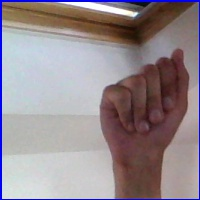
#> input picture CPS843/hand.jpg, 200 x 200 px
$ python test.py
#> lines starting #> are read from the running program, lines starting #| are printed output that depends on the picture; after the words box and inside, x2 and y2 are one past the last pixel; in counts of white or black regions, pixels touching at a corner belong together
import cv2
import numpy as np
import matplotlib.pyplot as plt

# Load the image
image = cv2.imread('hand.jpg')  # Make sure the path to the image is correct
#> image is the input picture: shape (200, 200, 3); mean B, G, R 143.4, 138.3, 149.6

# Check if the image was loaded properly
if image is None:
    raise ValueError("Image not found or path is incorrect")

# Step 2: Resize the image to a standard size for consistency in processing
resized_image = cv2.resize(image, (600, 600))
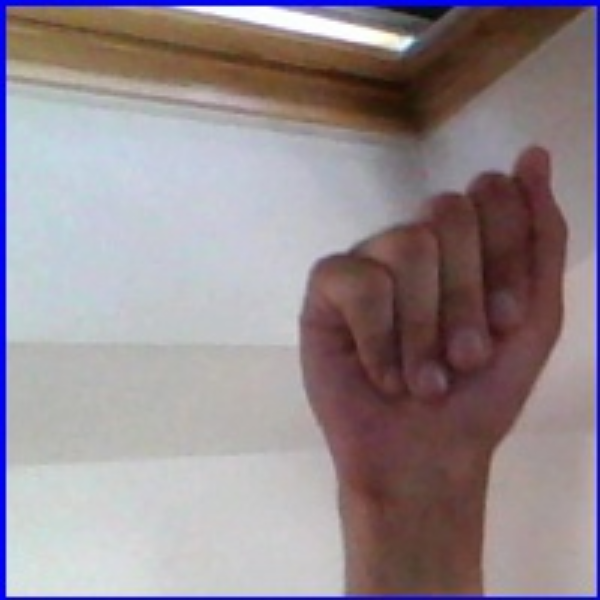
#> resized_image: shape (600, 600, 3); mean B, G, R 143.3, 138.2, 149.6

# Step 3: Convert the resized image to grayscale
gray = cv2.cvtColor(resized_image, cv2.COLOR_BGR2GRAY)
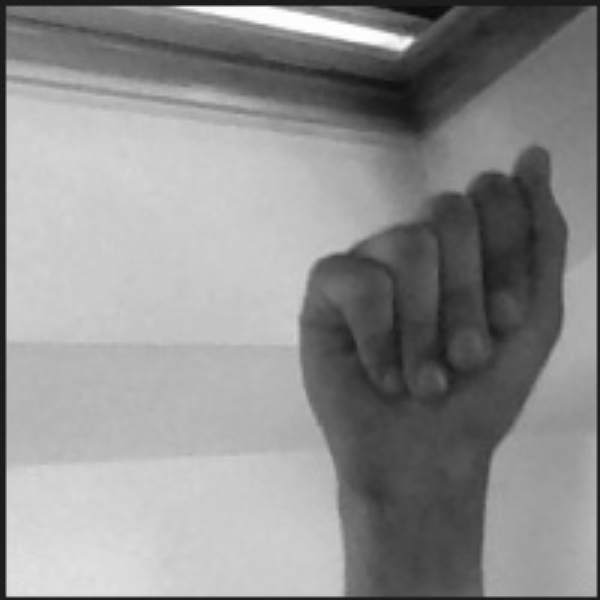
#> gray: shape (600, 600); min 7, max 255, mean 142.2

# Step 4: Apply Gaussian blur to the grayscale image for noise reduction
blurred = cv2.GaussianBlur(gray, (5, 5), 0)

# Step 5: Apply Otsu's thresholding to the blurred image for binary segmentation
_, thresholded = cv2.threshold(blurred, 0, 255, cv2.THRESH_BINARY_INV + cv2.THRESH_OTSU)
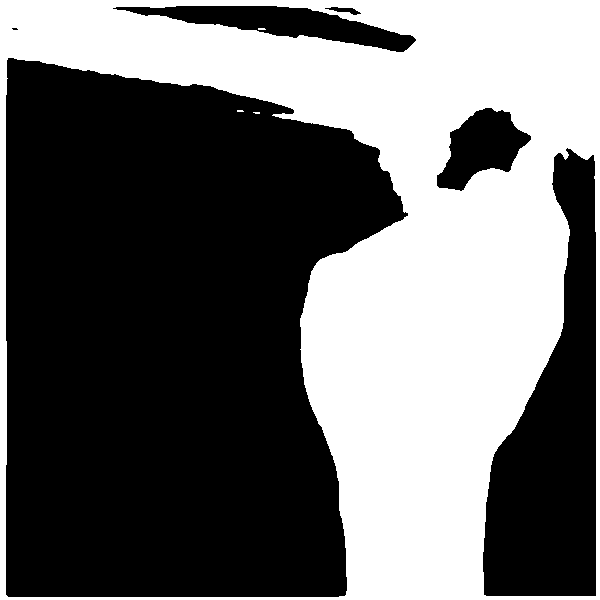
#> thresholded: shape (600, 600); 42% white; 4 white regions (3 under 20 px), largest, box (x1, y1, x2, y2) and area: (0, 0, 600, 600) 150997

# Step 6: Use Canny edge detection on the thresholded image to find edges
edges = cv2.Canny(thresholded, 100, 200)
#> edges: shape (600, 600); 1.1% white in thin lines or dots

# Step 7: Apply morphological operations to close gaps in the edges (NEW STEP)
kernel = np.ones((5,5), np.uint8)
closed_edges = cv2.morphologyEx(edges, cv2.MORPH_CLOSE, kernel)
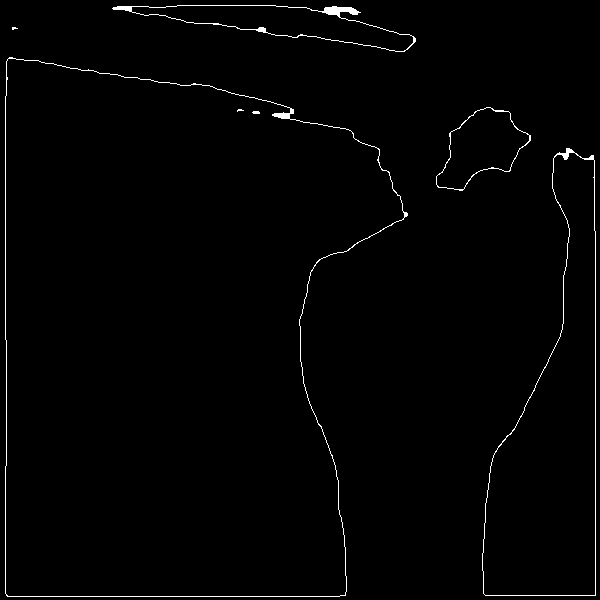
#> closed_edges: shape (600, 600); 1.2% white in thin lines or dots

# Step 8: Find contours from the edge-detected image (UPDATED TO USE CLOSED EDGES)
contours, _ = cv2.findContours(closed_edges, cv2.RETR_EXTERNAL, cv2.CHAIN_APPROX_SIMPLE)
#> contours = 5 contours, 1 with area under 20; largest, box (x1, y1, x2, y2) and area: (5, 57, 408, 597) 169647, (482, 148, 596, 596) 29226, (112, 5, 416, 52) 5941, (436, 107, 531, 191) 4370

# Step 9: Filter contours based on area to eliminate small contours (NEW STEP)
area_threshold = 1000  # Set an area threshold to filter small contours, adjust as necessary
filtered_contours = [cnt for cnt in contours if cv2.contourArea(cnt) > area_threshold]
#> filtered_contours = 4 contours; box (x1, y1, x2, y2) and area: (5, 57, 408, 597) 169647, (482, 148, 596, 596) 29226, (112, 5, 416, 52) 5941, (436, 107, 531, 191) 4370

# Proceed with the largest contour from filtered ones
if filtered_contours:
    largest_contour = max(filtered_contours, key=cv2.contourArea)
#> largest_contour = contour of 393 points, box (x1, y1, x2, y2) (5, 57, 408, 597), area 169647
    # Step 10: Calculate the bounding box of the largest contour (NEW NUMBERING)
    x, y, w, h = cv2.boundingRect(largest_contour)
#> x = 5; y = 57; w = 403; h = 540
    # Step 11: Draw the bounding box on a copy of the resized image (NEW NUMBERING)
    image_with_bbox = cv2.rectangle(resized_image.copy(), (x, y), (x + w, y + h), (0, 255, 0), 2)
    # Step 12: Extract the Region of Interest (ROI) using the bounding box coordinates (NEW NUMBERING)
    roi = resized_image[y:y + h, x:x + w]
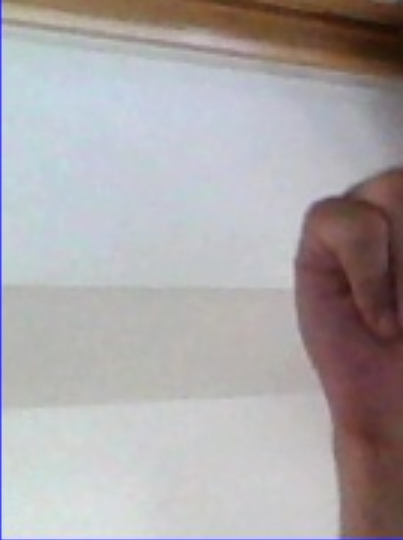
#> roi: shape (540, 403, 3); mean B, G, R 169.4, 167.7, 172.6
    # Step 13: Calculate the convex hull of the largest contour (NEW NUMBERING)
    hull = cv2.convexHull(largest_contour)
#> hull = contour of 23 points, box (x1, y1, x2, y2) (5, 57, 408, 597), area 189504
    # Step 14: Draw the convex hull on a copy of the image with the bounding box (NEW NUMBERING)
    image_with_hull = cv2.drawContours(image_with_bbox.copy(), [hull], -1, (255, 0, 0), 2)
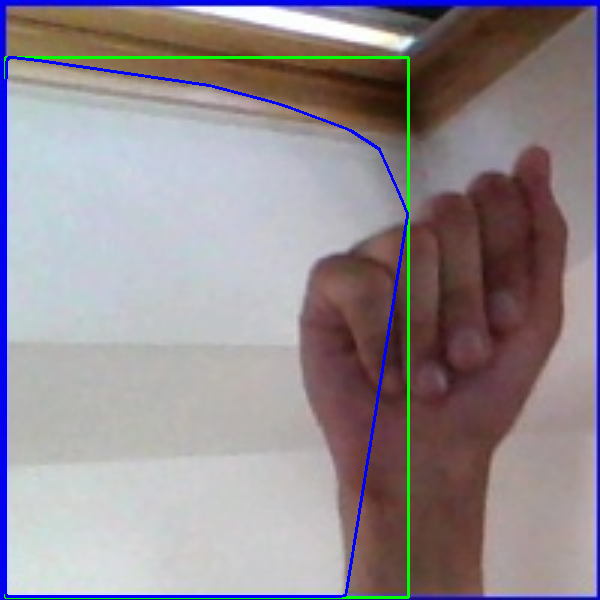
#> image_with_hull: shape (600, 600, 3); mean B, G, R 144.1, 138.6, 147.2
else:
    raise ValueError("No suitable contour found")

# Use matplotlib to display the images
images = [image, resized_image, gray, blurred, thresholded, edges, closed_edges, image_with_bbox, roi, image_with_hull]
titles = ['Original Image', 'Resized Image', 'Grayscale Image', 'Blurred Image',
          'Thresholded Image', 'Edges', 'Closed Edges', 'Image with Bounding Box', 'ROI', 'Image with Convex Hull']

# Set up the figure size and display all images with their corresponding titles
plt.figure(figsize=(15, 10))
for i in range(len(images)):
    # Convert images to RGB for correct color representation before displaying
    plt.subplot(3, 4, i+1), plt.imshow(cv2.cvtColor(images[i], cv2.COLOR_BGR2RGB))
    plt.title(titles[i])
    plt.xticks([]), plt.yticks([])  # Hide tick marks
#> this loop made 10 passes
plt.tight_layout()
plt.show()
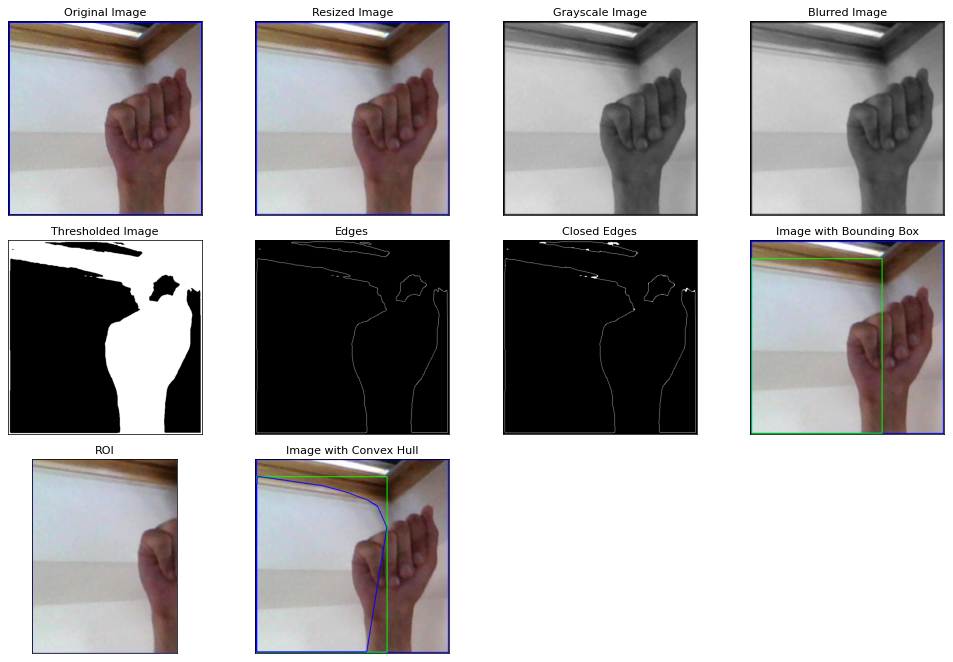
#> figure drawn by matplotlib, 10 panels
